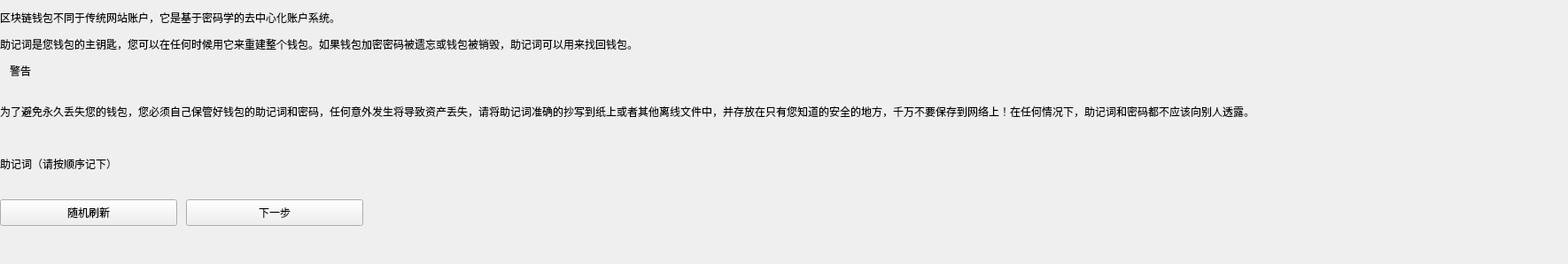
<?xml version="1.0" encoding="UTF-8"?>
<ui version="4.0">
 <class>CreateSeedUi</class>
 <widget class="QWidget" name="CreateSeedUi">
  <property name="enabled">
   <bool>true</bool>
  </property>
  <property name="geometry">
   <rect>
    <x>0</x>
    <y>0</y>
    <width>1770</width>
    <height>298</height>
   </rect>
  </property>
  <property name="sizePolicy">
   <sizepolicy hsizetype="Preferred" vsizetype="Preferred">
    <horstretch>0</horstretch>
    <verstretch>0</verstretch>
   </sizepolicy>
  </property>
  <property name="minimumSize">
   <size>
    <width>0</width>
    <height>0</height>
   </size>
  </property>
  <property name="maximumSize">
   <size>
    <width>16777215</width>
    <height>16777215</height>
   </size>
  </property>
  <property name="windowTitle">
   <string>Form</string>
  </property>
  <layout class="QVBoxLayout" name="verticalLayout">
   <property name="spacing">
    <number>10</number>
   </property>
   <property name="leftMargin">
    <number>0</number>
   </property>
   <property name="topMargin">
    <number>10</number>
   </property>
   <property name="rightMargin">
    <number>0</number>
   </property>
   <property name="bottomMargin">
    <number>10</number>
   </property>
   <item>
    <widget class="QLabel" name="label">
     <property name="minimumSize">
      <size>
       <width>0</width>
       <height>20</height>
      </size>
     </property>
     <property name="maximumSize">
      <size>
       <width>16777215</width>
       <height>20</height>
      </size>
     </property>
     <property name="text">
      <string>区块链钱包不同于传统网站账户，它是基于密码学的去中心化账户系统。</string>
     </property>
    </widget>
   </item>
   <item>
    <widget class="QLabel" name="label_2">
     <property name="minimumSize">
      <size>
       <width>0</width>
       <height>20</height>
      </size>
     </property>
     <property name="maximumSize">
      <size>
       <width>16777215</width>
       <height>40</height>
      </size>
     </property>
     <property name="text">
      <string>助记词是您钱包的主钥匙，您可以在任何时候用它来重建整个钱包。如果钱包加密密码被遗忘或钱包被销毁，助记词可以用来找回钱包。</string>
     </property>
    </widget>
   </item>
   <item>
    <widget class="QWidget" name="verticalWidget" native="true">
     <property name="minimumSize">
      <size>
       <width>0</width>
       <height>95</height>
      </size>
     </property>
     <property name="maximumSize">
      <size>
       <width>16777215</width>
       <height>95</height>
      </size>
     </property>
     <property name="sizeIncrement">
      <size>
       <width>0</width>
       <height>75</height>
      </size>
     </property>
     <layout class="QVBoxLayout" name="verticalLayout_2">
      <property name="spacing">
       <number>4</number>
      </property>
      <property name="leftMargin">
       <number>0</number>
      </property>
      <property name="topMargin">
       <number>0</number>
      </property>
      <property name="rightMargin">
       <number>0</number>
      </property>
      <property name="bottomMargin">
       <number>0</number>
      </property>
      <item>
       <widget class="QWidget" name="horizontalWidget" native="true">
        <property name="minimumSize">
         <size>
          <width>0</width>
          <height>20</height>
         </size>
        </property>
        <property name="maximumSize">
         <size>
          <width>16777215</width>
          <height>20</height>
         </size>
        </property>
        <layout class="QHBoxLayout" name="horizontalLayout">
         <property name="spacing">
          <number>4</number>
         </property>
         <property name="leftMargin">
          <number>0</number>
         </property>
         <property name="topMargin">
          <number>0</number>
         </property>
         <property name="rightMargin">
          <number>0</number>
         </property>
         <property name="bottomMargin">
          <number>0</number>
         </property>
         <item>
          <widget class="QLabel" name="label_5">
           <property name="text">
            <string/>
           </property>
           <property name="pixmap">
            <pixmap resource="../bitcoin.qrc">:/icons/warn</pixmap>
           </property>
           <property name="alignment">
            <set>Qt::AlignCenter</set>
           </property>
          </widget>
         </item>
         <item>
          <widget class="QLabel" name="WarnLabel">
           <property name="text">
            <string>警告</string>
           </property>
           <property name="alignment">
            <set>Qt::AlignCenter</set>
           </property>
          </widget>
         </item>
         <item>
          <spacer name="horizontalSpacer">
           <property name="orientation">
            <enum>Qt::Horizontal</enum>
           </property>
           <property name="sizeHint" stdset="0">
            <size>
             <width>40</width>
             <height>20</height>
            </size>
           </property>
          </spacer>
         </item>
        </layout>
       </widget>
      </item>
      <item>
       <widget class="QLabel" name="label_3">
        <property name="minimumSize">
         <size>
          <width>0</width>
          <height>62</height>
         </size>
        </property>
        <property name="maximumSize">
         <size>
          <width>16777215</width>
          <height>60</height>
         </size>
        </property>
        <property name="text">
         <string>为了避免永久丢失您的钱包，您必须自己保管好钱包的助记词和密码，任何意外发生将导致资产丢失，请将助记词准确的抄写到纸上或者其他离线文件中，并存放在只有您知道的安全的地方，千万不要保存到网络上！在任何情况下，助记词和密码都不应该向别人透露。</string>
        </property>
       </widget>
      </item>
      <item>
       <spacer name="verticalSpacer">
        <property name="orientation">
         <enum>Qt::Vertical</enum>
        </property>
        <property name="sizeHint" stdset="0">
         <size>
          <width>20</width>
          <height>40</height>
         </size>
        </property>
       </spacer>
      </item>
     </layout>
    </widget>
   </item>
   <item>
    <widget class="QLabel" name="label_4">
     <property name="minimumSize">
      <size>
       <width>0</width>
       <height>20</height>
      </size>
     </property>
     <property name="maximumSize">
      <size>
       <width>16777215</width>
       <height>20</height>
      </size>
     </property>
     <property name="text">
      <string>助记词（请按顺序记下）</string>
     </property>
    </widget>
   </item>
   <item>
    <layout class="QVBoxLayout" name="SeedCodeLayout">
     <property name="spacing">
      <number>4</number>
     </property>
    </layout>
   </item>
   <item>
    <layout class="QHBoxLayout" name="horizontalLayout_3">
     <property name="spacing">
      <number>10</number>
     </property>
     <property name="topMargin">
      <number>20</number>
     </property>
     <item>
      <widget class="QPushButton" name="UpDataBtn">
       <property name="minimumSize">
        <size>
         <width>200</width>
         <height>30</height>
        </size>
       </property>
       <property name="maximumSize">
        <size>
         <width>200</width>
         <height>30</height>
        </size>
       </property>
       <property name="text">
        <string>随机刷新</string>
       </property>
      </widget>
     </item>
     <item>
      <widget class="QPushButton" name="SeedNextBtn">
       <property name="minimumSize">
        <size>
         <width>200</width>
         <height>30</height>
        </size>
       </property>
       <property name="maximumSize">
        <size>
         <width>200</width>
         <height>30</height>
        </size>
       </property>
       <property name="text">
        <string>          下一步          </string>
       </property>
      </widget>
     </item>
     <item>
      <spacer name="horizontalSpacer_2">
       <property name="orientation">
        <enum>Qt::Horizontal</enum>
       </property>
       <property name="sizeHint" stdset="0">
        <size>
         <width>40</width>
         <height>20</height>
        </size>
       </property>
      </spacer>
     </item>
    </layout>
   </item>
   <item>
    <spacer name="verticalSpacer_2">
     <property name="orientation">
      <enum>Qt::Vertical</enum>
     </property>
     <property name="sizeHint" stdset="0">
      <size>
       <width>20</width>
       <height>40</height>
      </size>
     </property>
    </spacer>
   </item>
   <item>
    <spacer name="verticalSpacer_3">
     <property name="orientation">
      <enum>Qt::Vertical</enum>
     </property>
     <property name="sizeHint" stdset="0">
      <size>
       <width>20</width>
       <height>40</height>
      </size>
     </property>
    </spacer>
   </item>
  </layout>
 </widget>
 <resources>
  <include location="../bitcoin.qrc"/>
 </resources>
 <connections/>
</ui>
